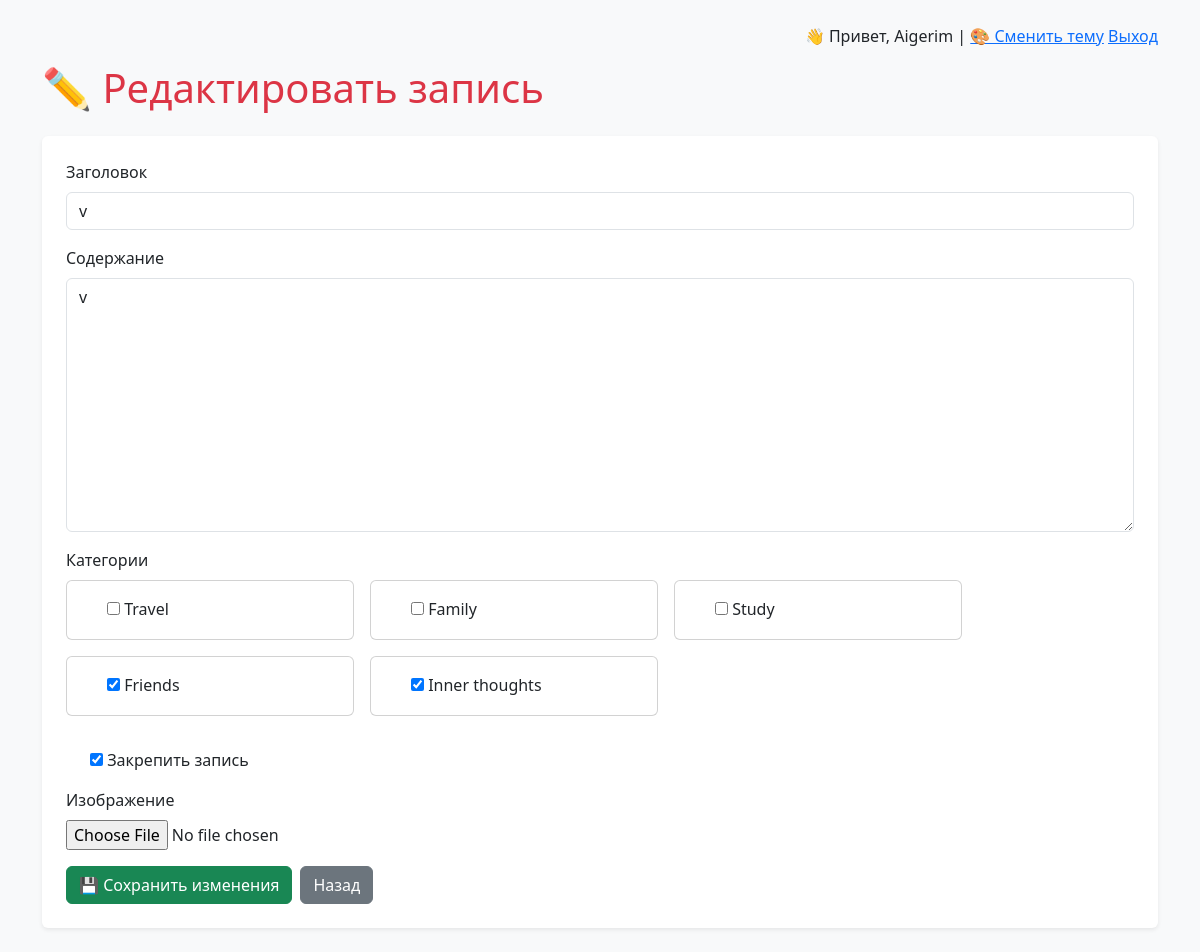
/entry/9/edit/ (signed in), run on the app's committed database.
### diary/models.py (models this page shows, shortened)
class DiaryEntry(models.Model):
    objects = DiaryManager()
    user = models.ForeignKey(User, on_delete=models.CASCADE)
    title = models.CharField(max_length=200)
    content = models.TextField()
    categories = models.ManyToManyField(Category, blank=True)
    created_at = models.DateTimeField(auto_now_add=True)
    is_pinned = models.BooleanField(default=False)
    image = models.ImageField(upload_to='diary_images/', blank=True, null=True)

class Category(models.Model):
    name = models.CharField(max_length=100)
    def __str__(self):
        return self.name

### diary/views.py (the view)
# urls.py: path('entry/<int:entry_id>/edit/', views.edit_entry, name='edit_entry'),
@login_required
def edit_entry(request, entry_id):
    entry = get_object_or_404(DiaryEntry, pk=entry_id, user=request.user)
    theme = request.session.get('theme', 'light')
    if request.method == 'POST':
        form = DiaryEntryForm(request.POST, request.FILES, instance=entry)
        if form.is_valid():
            form.save()
            return redirect('view_entry', entry_id=entry.id)
    else:
        form = DiaryEntryForm(instance=entry)
    return render(request, 'diary/edit_entry.html', {'form': form, 'entry': entry, 'theme': theme})

### diary/forms.py
class DiaryEntryForm(forms.ModelForm):
    categories = forms.ModelMultipleChoiceField(
        queryset=Category.objects.all(),
        widget=forms.CheckboxSelectMultiple,
        required=False
    )
    class Meta:
        model = DiaryEntry
        fields = ['title', 'content', 'categories','is_pinned', 'image']

### diary/templates/diary/edit_entry.html (shortened to what this page needs)
{% extends 'diary/base.html' %}
{% load widget_tweaks %}
{% block content %}
<h1 class="mb-4 text-danger">✏️ Редактировать запись</h1>
<form method="post" enctype="multipart/form-data" class="bg-white p-4 rounded shadow-sm">
    <div class="mb-3">
        <label class="form-label">Заголовок</label>
        {{ form.title|add_class:"form-control" }}
    </div>
    <div class="mb-3">
        <label class="form-label">Содержание</label>
        {{ form.content|add_class:"form-control" }}
    </div>
    <div class="mb-3">
        <label class="form-label">Категории</label>
        <div class="d-flex flex-wrap">
            {% for checkbox in form.categories %}
                <div class="card me-3 mb-3" style="width: 18rem;">
                    <div class="card-body">
                        <div class="form-check">
                            {{ checkbox.tag }}
                            <label class="form-check-label">{{ checkbox.choice_label }}</label>
                        </div>
                    </div>
                </div>
            {% endfor %}
        </div>
    </div>
    <div class="mb-3 form-check">
        {{ form.is_pinned }}
        <label class="form-check-label">Закрепить запись</label>
    </div>
    <div class="mb-3">
        <label class="form-label">Изображение</label><br>
        {{ form.image }}
    </div>
    <div class="d-flex gap-2">
        <button type="submit" class="btn btn-success">💾 Сохранить изменения</button>
        <a href="{% url 'view_entry' entry.id %}" class="btn btn-secondary">Назад</a>
    </div>
</form>
{% endblock %}

### diary/templates/diary/base.html (shortened to what this page needs)
<!DOCTYPE html>
<html lang="ru">
<head>
    <link href="https://cdn.jsdelivr.net/npm/bootstrap@5.3.3/dist/css/bootstrap.min.css" rel="stylesheet">
</head>
<body class="{% if request.session.theme == 'pink' %}pink-theme{% else %}bg-light{% endif %}">
<div class="container py-4">
    <p class="text-end">
        👋 Привет, {{ user.username }} |
        <a href="{% url 'toggle_theme' %}">🎨 Сменить тему</a>
        <a href="{% url 'logout' %}">Выход</a>
    </p>
    {% block content %}{% endblock %}
</div>
</body>
</html>

### diary/templates/diary/base.html (style rules this page uses)
.btn { padding: 10px 20px; border: none; background-color: #008CBA; color: white; text-decoration: none; border-radius: 5px; font-weight: bold; }
.btn-secondary { background-color: #6c757d; }

### data on the page
DiaryEntry: title "v", content "v", is_pinned "☑"
Category: choice_label "Travel"
Category: choice_label "Family"
Category: choice_label "Study"
Category: choice_label "Friends"
Category: choice_label "Inner thoughts"

### other printed values
{{ user.username }} "Aigerim"
